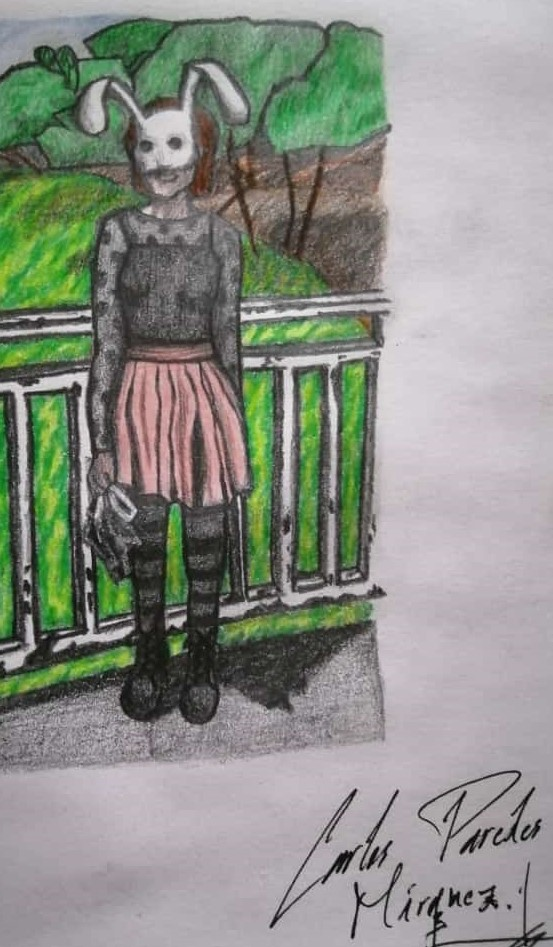
#> input picture Dibujo.jpeg, 553 x 947 px
$ python E_3.py
#> lines starting #> are read from the running program, lines starting #| are printed output that depends on the picture
#Paredes Márquez Carlos
#Ejercicio 3
#24 28 2021
'''Calcula el histograma de la imagen y grafícalo'''

import cv2
import numpy as np
import matplotlib.pyplot as plt

#ig = cv2.imread('Dibujo.jpeg',0)
im = cv2.imread('Dibujo.jpeg')
#> im is the input picture: shape (947, 553, 3); mean B, G, R 135.3, 143.7, 140
ig = cv2.cvtColor(im, cv2.COLOR_BGR2GRAY)
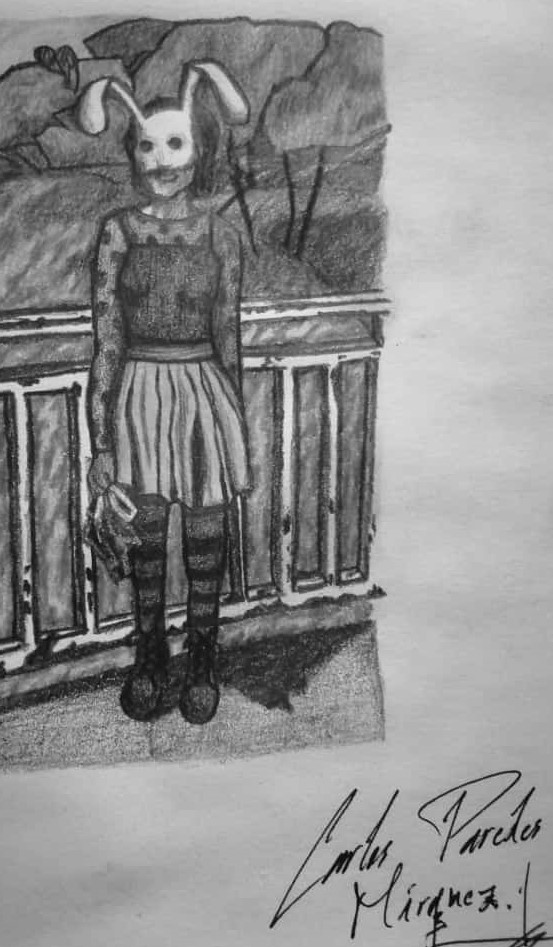
#> ig: shape (947, 553); min 0, max 243, mean 141.6
[M,N] = ig.shape[0:2] #calcular tamaño de la imagen
#> M = 947; N = 553

hist = cv2.calcHist([ig],[0],None,[4],[0,256]).flatten()/(M*N)
#> hist = [0.0964, 0.28, 0.448, 0.175]
#Para calcular cuartiles, solo ponemos un 4 en el 4to parámetro
#/(M*N) para calcular la normalización
#imagen, n. canales, mask, tamaño, rango de valores. función de
#regresar una imagen de una sola dimensión

'''Calcular exposición de la imagen'''

maxElement = np.argmax(hist) #usamos de 0 a 2 por que las series
#> maxElement = 2
if maxElement == 3 and hist[3] > 0.3: #en programación comienzan
    print('Imagen sobreexpuesta') #desde el cero
elif maxElement == 0 and hist[0] > 0.3:
    print('Imagen subexpuesta')
else:
    print('Buena exposición')

cv2.imshow('image0',ig)
cv2.imshow('image1',im)

fig= plt.figure()
plt.bar(range(len(hist)),hist)
plt.show()
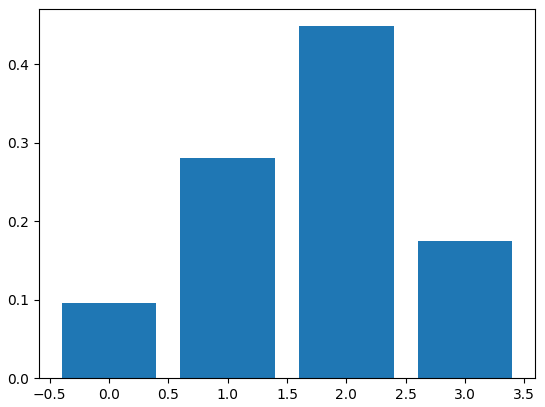
#> figure drawn by matplotlib, 1 panel; tallest bar 0.448 high, from x = 1.6 to 2.4

$ run again, with Abstracto.jpeg copied over Dibujo.jpeg
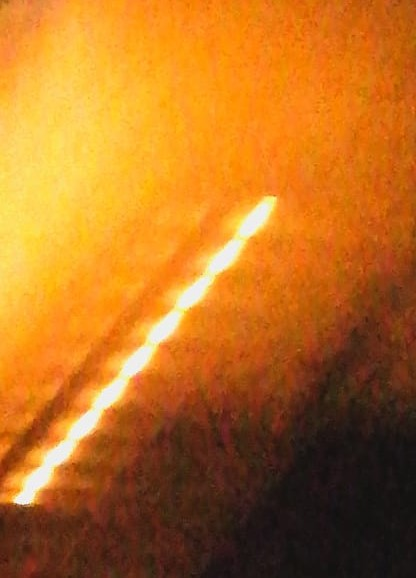
#> input picture Abstracto.jpeg, 416 x 578 px
#> im is the input picture: shape (578, 416, 3); mean B, G, R 33.4, 111.3, 183.7
#> `ig = cv2.cvtColor(im, cv2.COLOR_BGR2GRAY)`:
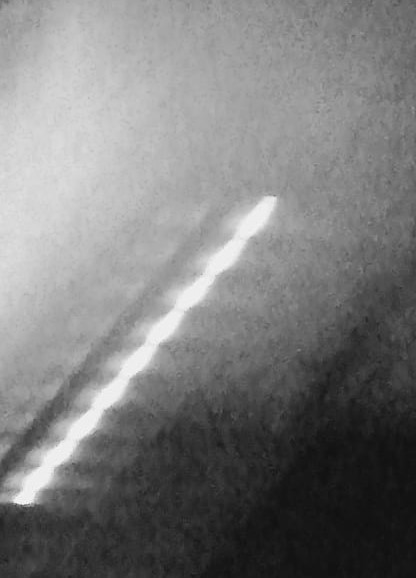
#> ig: shape (578, 416); min 15, max 250, mean 124.1
#> hist = [0.259, 0.188, 0.412, 0.141]
#> maxElement = 2
#> `plt.show()`:
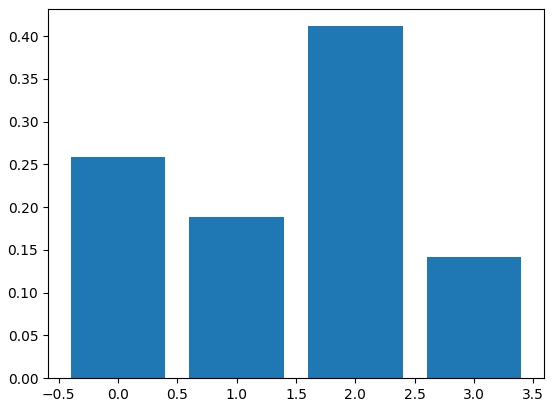
#> figure drawn by matplotlib, 1 panel; tallest bar 0.412 high, from x = 1.6 to 2.4

$ run again, with Yo_xd.jpeg copied over Dibujo.jpeg
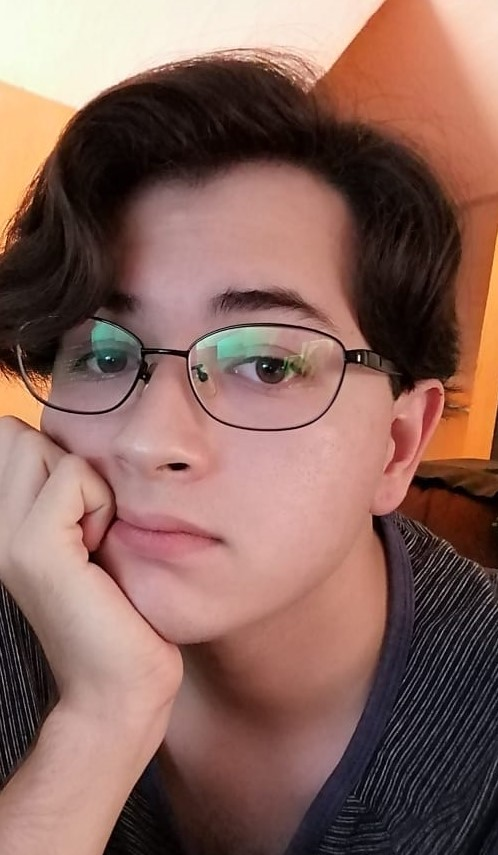
#> input picture Yo_xd.jpeg, 498 x 855 px
#> im is the input picture: shape (855, 498, 3); mean B, G, R 92.5, 101.7, 137.5
#> `ig = cv2.cvtColor(im, cv2.COLOR_BGR2GRAY)`:
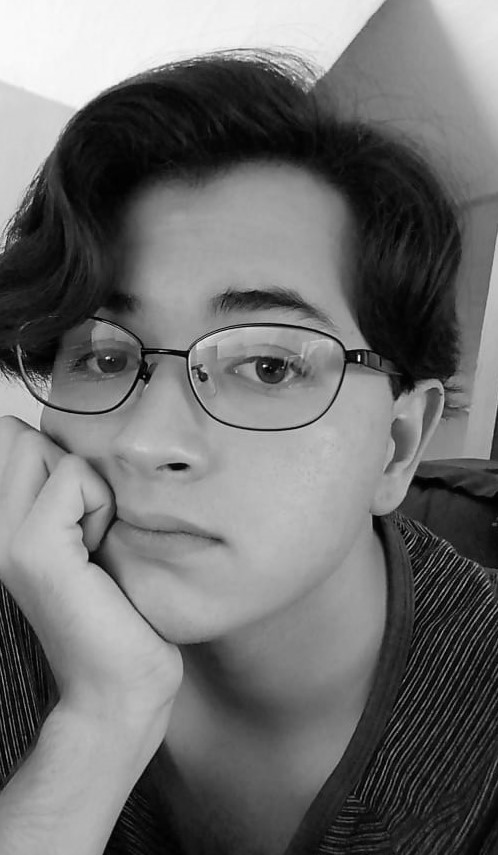
#> ig: shape (855, 498); min 0, max 253, mean 111.4
#> hist = [0.33, 0.19, 0.385, 0.0958]
#> maxElement = 2
#> `plt.show()`:
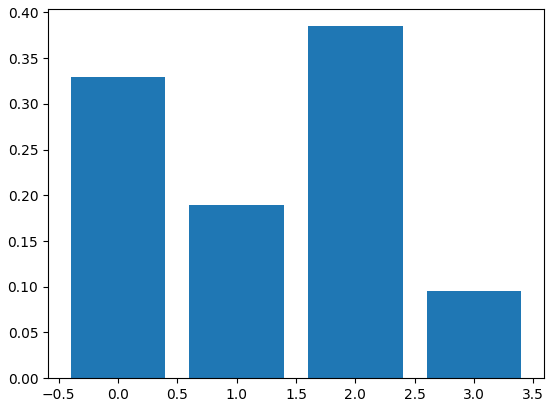
#> figure drawn by matplotlib, 1 panel; tallest bar 0.385 high, from x = 1.6 to 2.4
